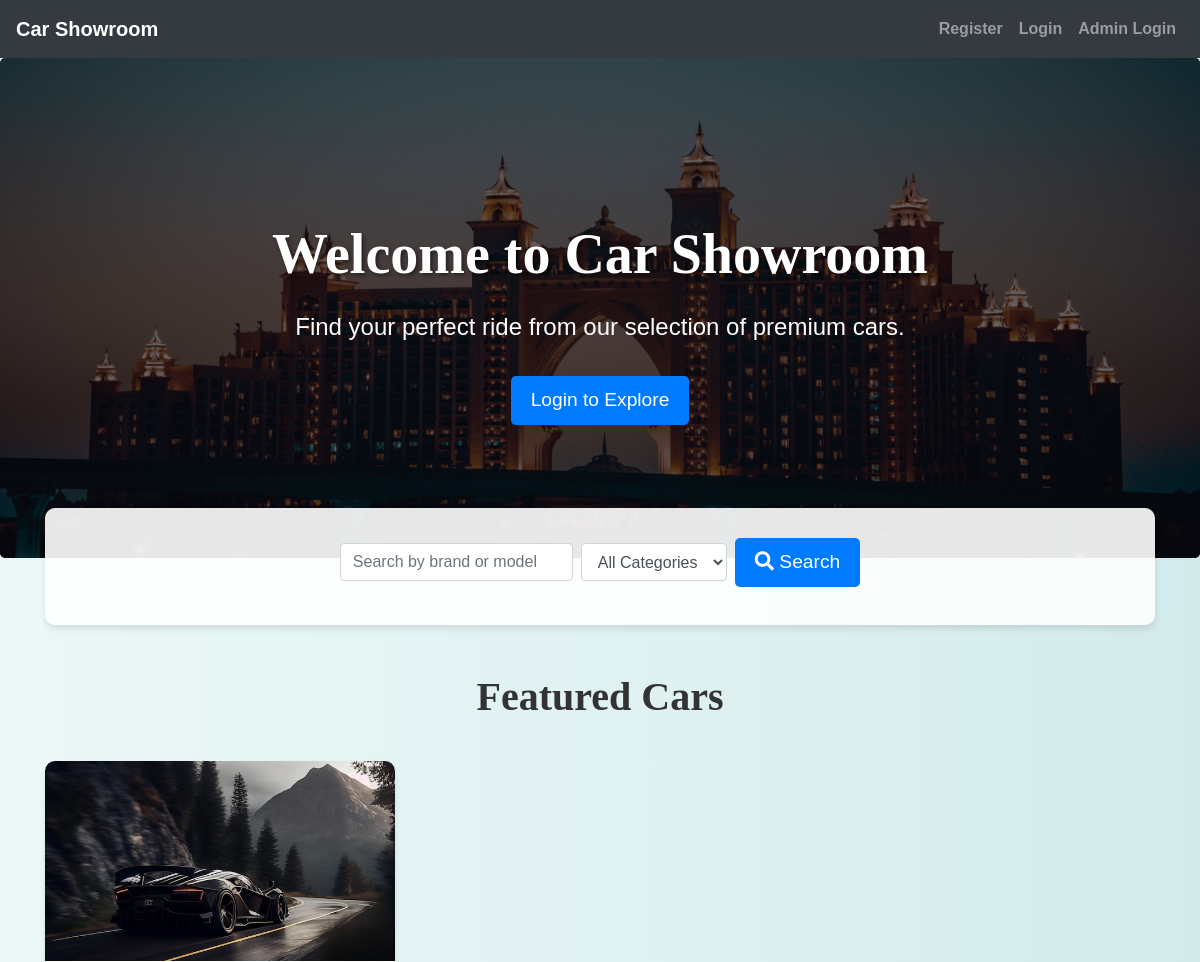
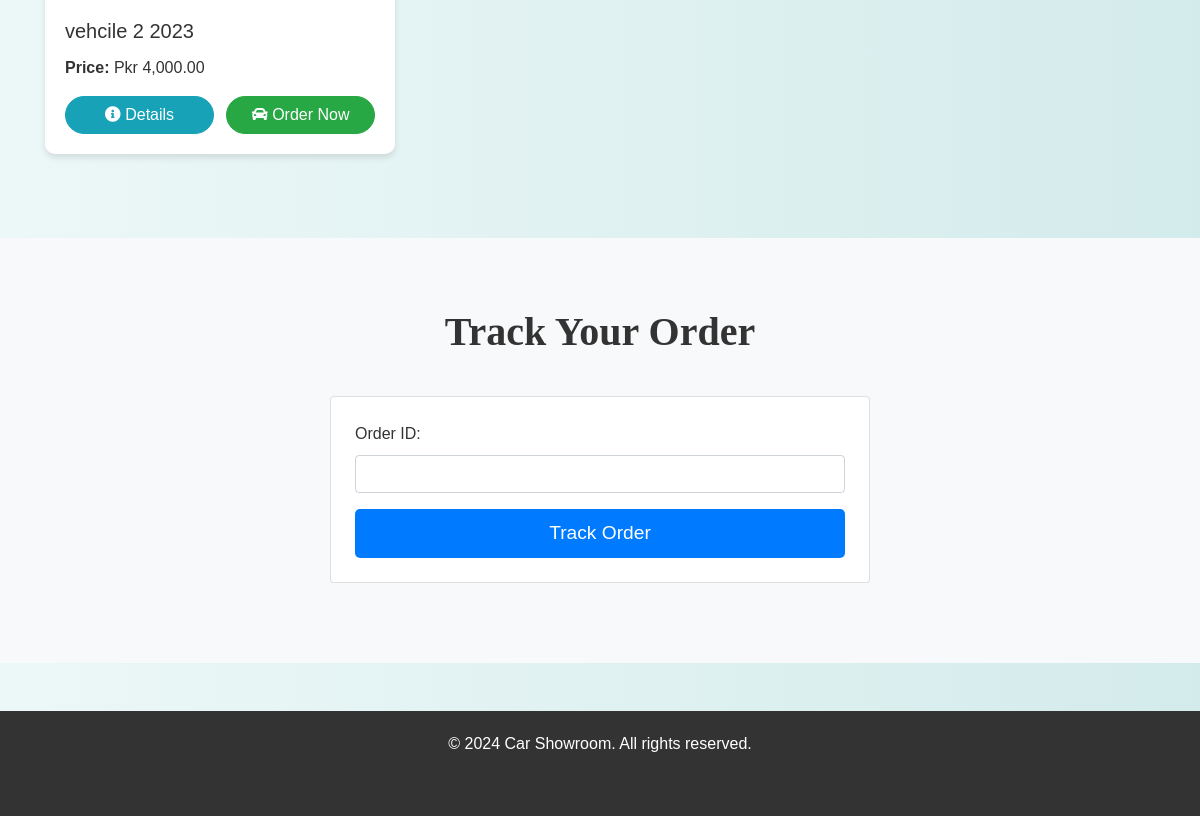
The page / on the database its author committed (2 pictures, top to bottom).
### tables this page shows
CREATE TABLE `cars` (
  `car_id` int(11) NOT NULL,
  `brand` varchar(50) NOT NULL,
  `model` varchar(50) NOT NULL,
  `price` decimal(10,2) NOT NULL,
  `image_url` varchar(255) DEFAULT NULL,
  `category_id` int(11) DEFAULT NULL,
  `features` text DEFAULT NULL,
  `availability_status` enum('available','unavailable') DEFAULT 'available',
  `created_at` timestamp NOT NULL DEFAULT current_timestamp()
);

### index.php (the view, shortened to what this page needs)
<?php
include('config.php');
$where_clause = "availability_status = 'available'";
$sql_cars = "SELECT * FROM Cars WHERE $where_clause LIMIT 6";
$result_cars = $conn->query($sql_cars);
?>
<!DOCTYPE html>
<html lang="en">
<head>
    <link rel="stylesheet" href="https://maxcdn.bootstrapcdn.com/bootstrap/4.5.2/css/bootstrap.min.css">
    <link rel="stylesheet" href="https://cdnjs.cloudflare.com/ajax/libs/font-awesome/5.15.3/css/all.min.css">
    <link rel="stylesheet" href="./css/style.css">
</head>
<body>
<?php include('navbar.php'); ?>
<div class="jumbotron text-center">
    <h1>Welcome to Car Showroom</h1>
    <p>Find your perfect ride from our selection of premium cars.</p>
    <a href="login.php" class="btn btn-primary btn-lg">Login to Explore</a>
</div>
<div class="container">
    <div class="car-search-container">
        <form method="get" class="form-inline justify-content-center">
            <div class="form-group mr-2 mb-2">
                <input type="text" class="form-control" name="search_query" placeholder="Search by brand or model" value="<?php echo htmlspecialchars($_GET['search_query'] ?? ''); ?>">
            </div>
            <div class="form-group mr-2 mb-2">
                <select name="category_id" class="form-control">
                    <option value="">All Categories</option>
                </select>
            </div>
            <button type="submit" class="btn btn-primary mb-2">
                <i class="fas fa-search"></i> Search
            </button>
        </form>
    </div>
</div>
<div class="container mt-5">
    <h2 class="section-title">Featured Cars</h2>
    <div class="row">
        <?php if ($result_cars->num_rows > 0) { ?>
            <?php while ($car = $result_cars->fetch_assoc()) { ?>
                <div class="col-md-4 mb-4">
                    <div class="car-card">
                        <img src="admin/<?php echo htmlspecialchars($car['image_url']); ?>" alt="<?php echo htmlspecialchars($car['brand'] . ' ' . $car['model']); ?>" class="card-img-top">
                        <div class="card-body">
                            <h5 class="card-title"><?php echo htmlspecialchars($car['brand'] . ' ' . $car['model']); ?></h5>
                            <p class="card-text">
                                <strong>Price:</strong> Pkr <?php echo number_format($car['price'], 2); ?><br>
                            </p>
                            <div class="d-flex justify-content-between mt-3">
                                <a href="view_car_details.php?car_id=<?php echo $car['car_id']; ?>" class="btn btn-info">
                                    <i class="fas fa-info-circle"></i> Details
                                </a>
                                <a href="make_order.php?car_id=<?php echo $car['car_id']; ?>" class="btn btn-success">
                                    <i class="fas fa-car"></i> Order Now
                                </a>
                            </div>
                        </div>
                    </div>
                </div>
            <?php } ?>
        <?php } ?>
    </div>
</div>
<div class="track-order-container">
    <div class="container">
        <h2 class="section-title">Track Your Order</h2>
        <div class="row justify-content-center">
            <div class="col-md-6">
                <form method="post" class="card p-4">
                    <div class="form-group">
                        <label for="track_order_id">Order ID:</label>
                        <input type="number" class="form-control" id="track_order_id" name="track_order_id" required>
                    </div>
                    <button type="submit" class="btn btn-primary btn-block">Track Order</button>
                </form>
            </div>
        </div>
    </div>
</div>
<footer class="mt-5">
    <div class="container text-center">
        <p>&copy; 2024 Car Showroom. All rights reserved.</p>
    </div>
</footer>
</body>
</html>

### css/style.css (style rules this page uses)
body { background: linear-gradient(90deg, rgba(233, 246, 246, 0.831), rgba(207, 233, 233, 0.9)); font-family: 'Arial', sans-serif; color: #333; line-height: 1.6; }
h1, h2, h3, h4 { text-align: center; margin-top: 30px; margin-bottom: 30px; font-family: 'Georgia', serif; }
.container { margin-bottom: 40px; }
.btn-primary { color: #fff; border: none; border-radius: 5px; cursor: pointer; transition: background-color 0.3s ease; }
a { color: #006666; text-decoration: none; font-weight: bold; }

### index.php (style rules this page uses)
.jumbotron { height: 500px; background-image: linear-gradient(rgba(0, 0, 0, 0.6), rgba(0, 0, 0, 0.6)), url('./images/hotel.jpg'); background-size: cover; background-position: center; color: white; display: flex; flex-direction: column; justify-content: center; align-items: center; margin-bottom: 0; }
.jumbotron h1 { font-size: 3.5rem; font-weight: bold; margin-bottom: 20px; text-shadow: 2px 2px 4px rgba(0,0,0,0.5); }
.jumbotron p { font-size: 1.5rem; margin-bottom: 30px; }
.btn-primary { background-color: #007bff; border-color: #007bff; padding: 10px 20px; font-size: 1.2rem; transition: all 0.3s; }
.car-search-container { background-color: rgba(255, 255, 255, 0.9); padding: 30px; border-radius: 10px; box-shadow: 0 4px 6px rgba(0, 0, 0, 0.1); margin-top: -50px; position: relative; z-index: 10; }
.car-card { background-color: #ffffff; box-shadow: 0 4px 6px rgba(0, 0, 0, 0.1); border-radius: 10px; overflow: hidden; margin-bottom: 20px; transition: transform 0.3s ease, box-shadow 0.3s ease; }
.car-card img { height: 200px; object-fit: cover; width: 100%; }
.car-card .card-body { padding: 1.25rem; }
.car-card .btn { width: 48%; border-radius: 20px; }
.section-title { text-align: center; margin-bottom: 40px; font-size: 2.5rem; font-weight: bold; color: #333; }
.track-order-container { background-color: #f8f9fa; padding: 40px 0; }
footer { background-color: #333; color: white; padding: 20px 0; }

### rows shown on the page
cars: image_url (picture), brand+model "vehcile 2 2023", price "4,000.00"
